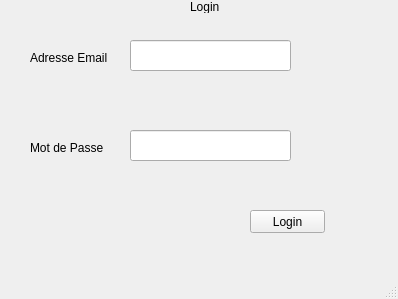
<?xml version="1.0" encoding="UTF-8"?>
<ui version="4.0">
 <class>LoginAdminWindow</class>
 <widget class="QMainWindow" name="LoginAdminWindow">
  <property name="geometry">
   <rect>
    <x>0</x>
    <y>0</y>
    <width>398</width>
    <height>299</height>
   </rect>
  </property>
  <property name="windowTitle">
   <string>MainWindow</string>
  </property>
  <widget class="QWidget" name="centralwidget">
   <widget class="QPushButton" name="AdminLoginButton">
    <property name="geometry">
     <rect>
      <x>250</x>
      <y>210</y>
      <width>75</width>
      <height>23</height>
     </rect>
    </property>
    <property name="text">
     <string>Login</string>
    </property>
   </widget>
   <widget class="QLabel" name="label_3">
    <property name="geometry">
     <rect>
      <x>190</x>
      <y>0</y>
      <width>47</width>
      <height>13</height>
     </rect>
    </property>
    <property name="text">
     <string>Login</string>
    </property>
   </widget>
   <widget class="QLineEdit" name="AdminLoginPW">
    <property name="geometry">
     <rect>
      <x>130</x>
      <y>130</y>
      <width>161</width>
      <height>31</height>
     </rect>
    </property>
    <property name="echoMode">
     <enum>QLineEdit::Password</enum>
    </property>
   </widget>
   <widget class="QLabel" name="label">
    <property name="geometry">
     <rect>
      <x>30</x>
      <y>50</y>
      <width>111</width>
      <height>16</height>
     </rect>
    </property>
    <property name="text">
     <string>Adresse Email</string>
    </property>
   </widget>
   <widget class="QLabel" name="label_2">
    <property name="geometry">
     <rect>
      <x>30</x>
      <y>140</y>
      <width>81</width>
      <height>16</height>
     </rect>
    </property>
    <property name="text">
     <string>Mot de Passe</string>
    </property>
   </widget>
   <widget class="QLineEdit" name="AdminLoginAds">
    <property name="geometry">
     <rect>
      <x>130</x>
      <y>40</y>
      <width>161</width>
      <height>31</height>
     </rect>
    </property>
   </widget>
  </widget>
  <widget class="QMenuBar" name="menubar">
   <property name="geometry">
    <rect>
     <x>0</x>
     <y>0</y>
     <width>398</width>
     <height>21</height>
    </rect>
   </property>
  </widget>
  <widget class="QStatusBar" name="statusbar"/>
 </widget>
 <resources/>
 <connections/>
</ui>
